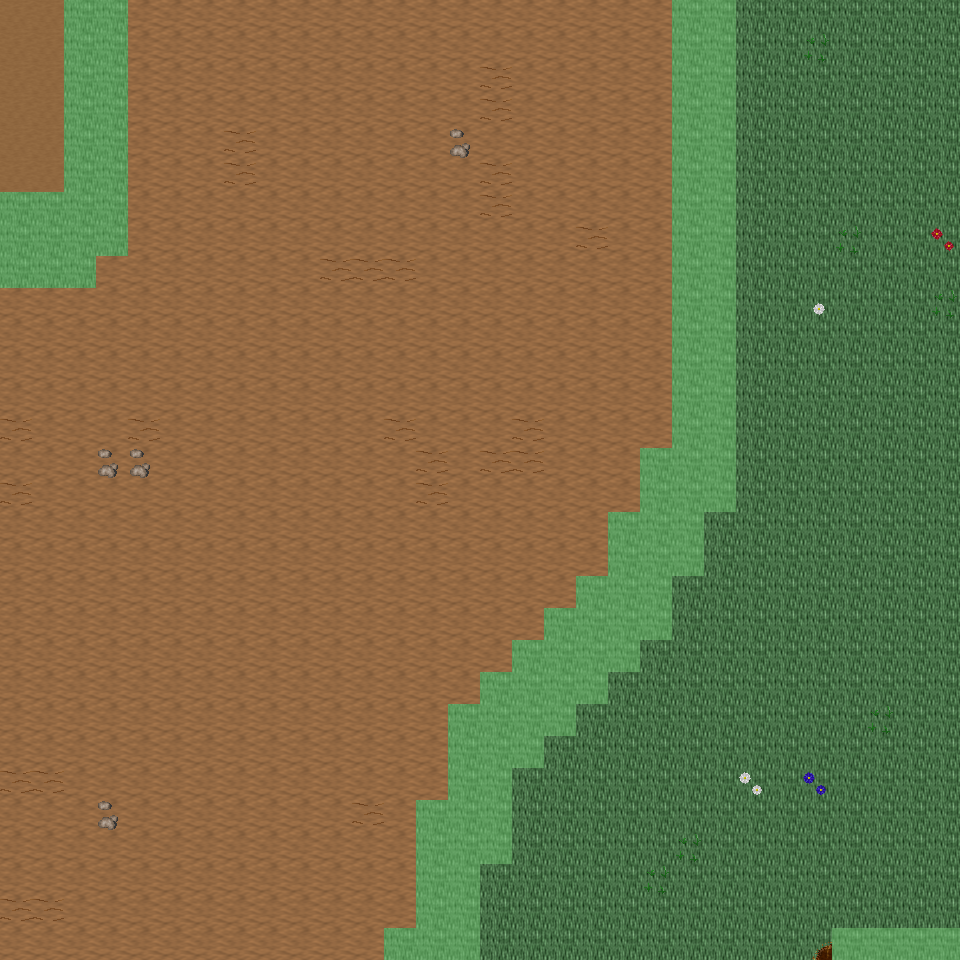

This is a level from a 2D game, rendered from its Tiled map with the project's own tilesets. A one-line summary and the map file follow, with tile-layer data summarised:
An orthogonal 30x30 tile map with 32x32 px tiles, 6 tile layers (Ground, Object, Object2, Above, ...), 16 tilesets and 8 objects (8x mapExit).

<map version="1.0" orientation="orthogonal" renderorder="right-down" width="30" height="30" tilewidth="32" tileheight="32" nextobjectid="9">
  <tileset firstgid="1" name="tileset_ground_ground" tilewidth="32" tileheight="32" tilecount="33" columns="3">
    <image source="../drawable/tileset_ground_ground.png" width="96" height="352" />
  </tileset>
  <tileset firstgid="34" name="tileset_ground_ridge_earth_dark" tilewidth="32" tileheight="32" tilecount="96" columns="12">
    <image source="../drawable/tileset_ground_ridge_earth_dark.png" width="384" height="256" />
  </tileset>
  <tileset firstgid="130" name="tileset_ground_earth_edges" tilewidth="32" tileheight="32" tilecount="18" columns="6">
    <image source="../drawable/tileset_ground_earth_edges.png" width="192" height="96" />
  </tileset>
  <tileset firstgid="148" name="tileset_ground_rock_pebbles" tilewidth="32" tileheight="32" tilecount="3" columns="1">
    <image source="../drawable/tileset_ground_rock_pebbles.png" width="32" height="96" />
  </tileset>
  <tileset firstgid="151" name="tileset_plant_grasses" tilewidth="32" tileheight="32" tilecount="6" columns="3">
    <image source="../drawable/tileset_plant_grasses.png" width="96" height="64" />
  </tileset>
  <tileset firstgid="157" name="tileset_plant_flower_daisy_white" tilewidth="32" tileheight="32" tilecount="8" columns="2">
    <image source="../drawable/tileset_plant_flower_daisy_white.png" width="64" height="128" />
  </tileset>
  <tileset firstgid="165" name="tileset_plant_flower_daisy_blue" tilewidth="32" tileheight="32" tilecount="8" columns="2">
    <image source="../drawable/tileset_plant_flower_daisy_blue.png" width="64" height="128" />
  </tileset>
  <tileset firstgid="173" name="tileset_plant_flower_daisy_red" tilewidth="32" tileheight="32" tilecount="8" columns="2">
    <image source="../drawable/tileset_plant_flower_daisy_red.png" width="64" height="128" />
  </tileset>
  <tileset firstgid="181" name="tileset_plant_flower_daisy_yellow" tilewidth="32" tileheight="32" tilecount="8" columns="2">
    <image source="../drawable/tileset_plant_flower_daisy_yellow.png" width="64" height="128" />
  </tileset>
  <tileset firstgid="189" name="tileset_plant_tree_tree_green" tilewidth="32" tileheight="32" tilecount="80" columns="8">
    <image source="../drawable/tileset_plant_tree_tree_green.png" width="256" height="352" />
  </tileset>
  <tileset firstgid="269" name="tileset_logic_portal" tilewidth="32" tileheight="32" tilecount="24" columns="8">
    <image source="../drawable/tileset_logic_portal.png" width="256" height="96" />
  </tileset>
  <tileset firstgid="293" name="tileset_logic_collision" tilewidth="32" tileheight="32" tilecount="1" columns="1">
    <image source="../drawable/tileset_logic_collision.png" width="32" height="32" />
  </tileset>
  <tileset firstgid="294" name="tileset_furniture_chair_bench_wooden" tilewidth="32" tileheight="32" tilecount="8" columns="2">
    <image source="../drawable/tileset_furniture_chair_bench_wooden.png" width="64" height="128" />
  </tileset>
  <tileset firstgid="302" name="tileset_plant_stump_int_small_stump_2" tilewidth="32" tileheight="32" tilecount="1" columns="1">
    <image source="../drawable/tileset_plant_stump_int_small_stump_2.png" width="32" height="32" />
  </tileset>
  <tileset firstgid="303" name="tileset_object_well_hoist" tilewidth="32" tileheight="32" tilecount="9" columns="3">
    <image source="../drawable/tileset_object_well_hoist.png" width="96" height="96" />
  </tileset>
  <tileset firstgid="312" name="tileset_logic_creature_mutant" tilewidth="32" tileheight="32" tilecount="7" columns="7">
    <image source="../drawable/tileset_logic_creature_mutant.png" width="224" height="32" />
  </tileset>
  <layer name="Ground" width="30" height="30">
    <data>[900 cells, 900 non-empty, 3 distinct tile ids]</data>
  </layer>
  <layer name="Object" width="30" height="30">
    <data>[900 cells, 143 non-empty, 19 distinct tile ids]</data>
  </layer>
  <layer name="Object2" width="30" height="30">
    <data>[900 cells, 0 non-empty, 0 distinct tile ids]</data>
  </layer>
  <layer name="Above" width="30" height="30">
    <data>[900 cells, 0 non-empty, 0 distinct tile ids]</data>
  </layer>
  <layer name="Above2" width="30" height="30">
    <data>[900 cells, 0 non-empty, 0 distinct tile ids]</data>
  </layer>
  <layer name="Walkable" width="30" height="30">
    <data>[900 cells, 104 non-empty, 1 distinct tile ids]</data>
  </layer>
  <objectgroup name="MapEvents">
    <object id="1" name="north" type="mapExit" x="0" y="0" width="64" height="32">
      <properties>
        <property name="map" value="level_0_x86_y44" />
        <property name="x" value="0" />
        <property name="y" value="28" />
      </properties>
    </object>
    <object id="2" name="north2" type="mapExit" x="128" y="0" width="544" height="32">
      <properties>
        <property name="map" value="level_0_x86_y44" />
        <property name="x" value="4" />
        <property name="y" value="28" />
      </properties>
    </object>
    <object id="3" name="north3" type="mapExit" x="736" y="0" width="224" height="32">
      <properties>
        <property name="map" value="level_0_x86_y44" />
        <property name="x" value="23" />
        <property name="y" value="28" />
      </properties>
    </object>
    <object id="4" name="south" type="mapExit" x="0" y="928" width="384" height="32">
      <properties>
        <property name="map" value="level_0_x86_y46" />
        <property name="x" value="0" />
        <property name="y" value="1" />
      </properties>
    </object>
    <object id="5" name="south2" type="mapExit" x="480" y="928" width="352" height="32">
      <properties>
        <property name="map" value="level_0_x86_y46" />
        <property name="x" value="15" />
        <property name="y" value="1" />
      </properties>
    </object>
    <object id="6" name="west" type="mapExit" x="0" y="0" width="32" height="192">
      <properties>
        <property name="map" value="level_0_x85_y45" />
        <property name="x" value="28" />
        <property name="y" value="0" />
      </properties>
    </object>
    <object id="7" name="west2" type="mapExit" x="0" y="288" width="32" height="672">
      <properties>
        <property name="map" value="level_0_x85_y45" />
        <property name="x" value="28" />
        <property name="y" value="9" />
      </properties>
    </object>
    <object id="8" name="east" type="mapExit" x="928" y="0" width="32" height="928">
      <properties>
        <property name="map" value="level_0_x87_y45" />
        <property name="x" value="1" />
        <property name="y" value="0" />
      </properties>
    </object>
  </objectgroup>
</map>
